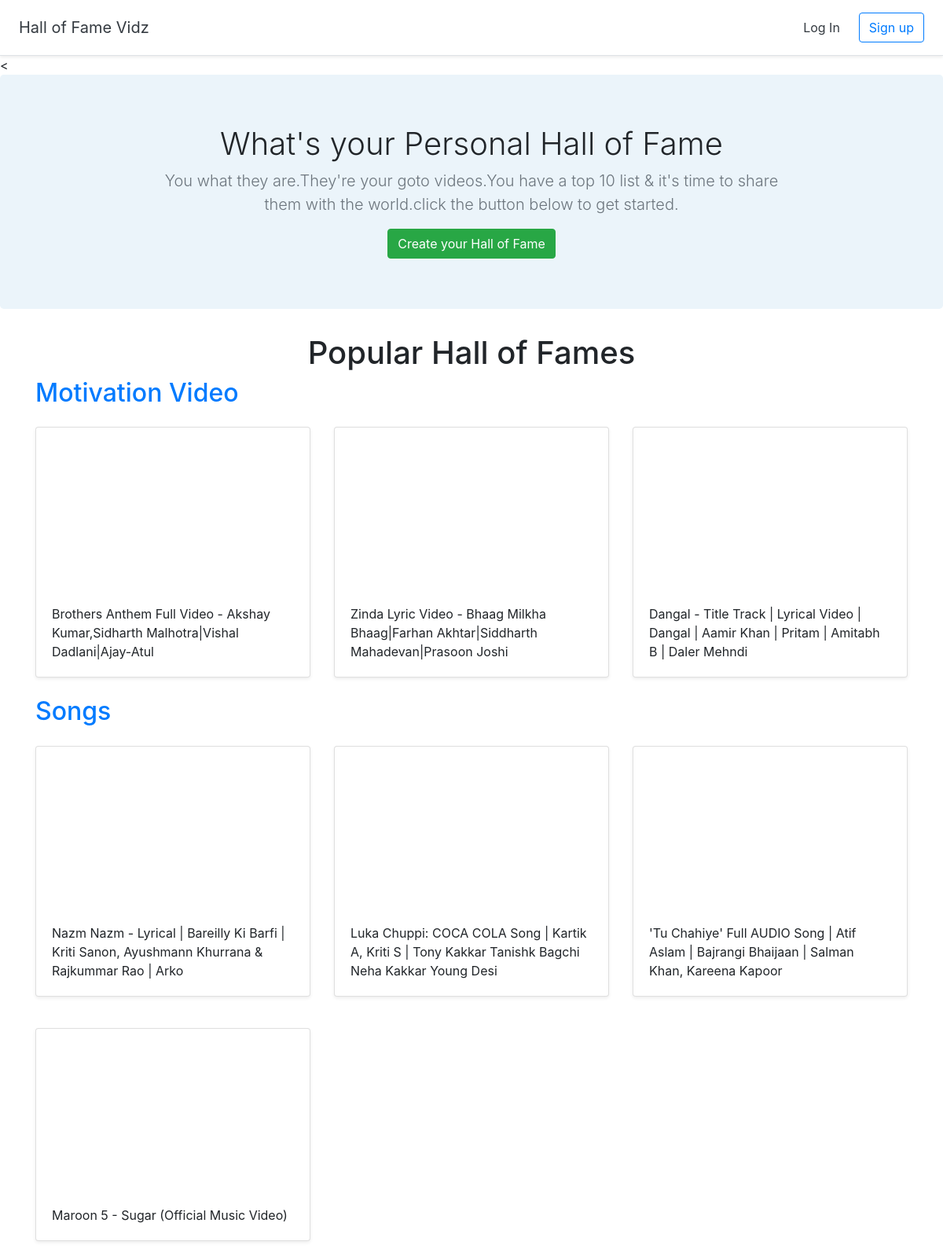
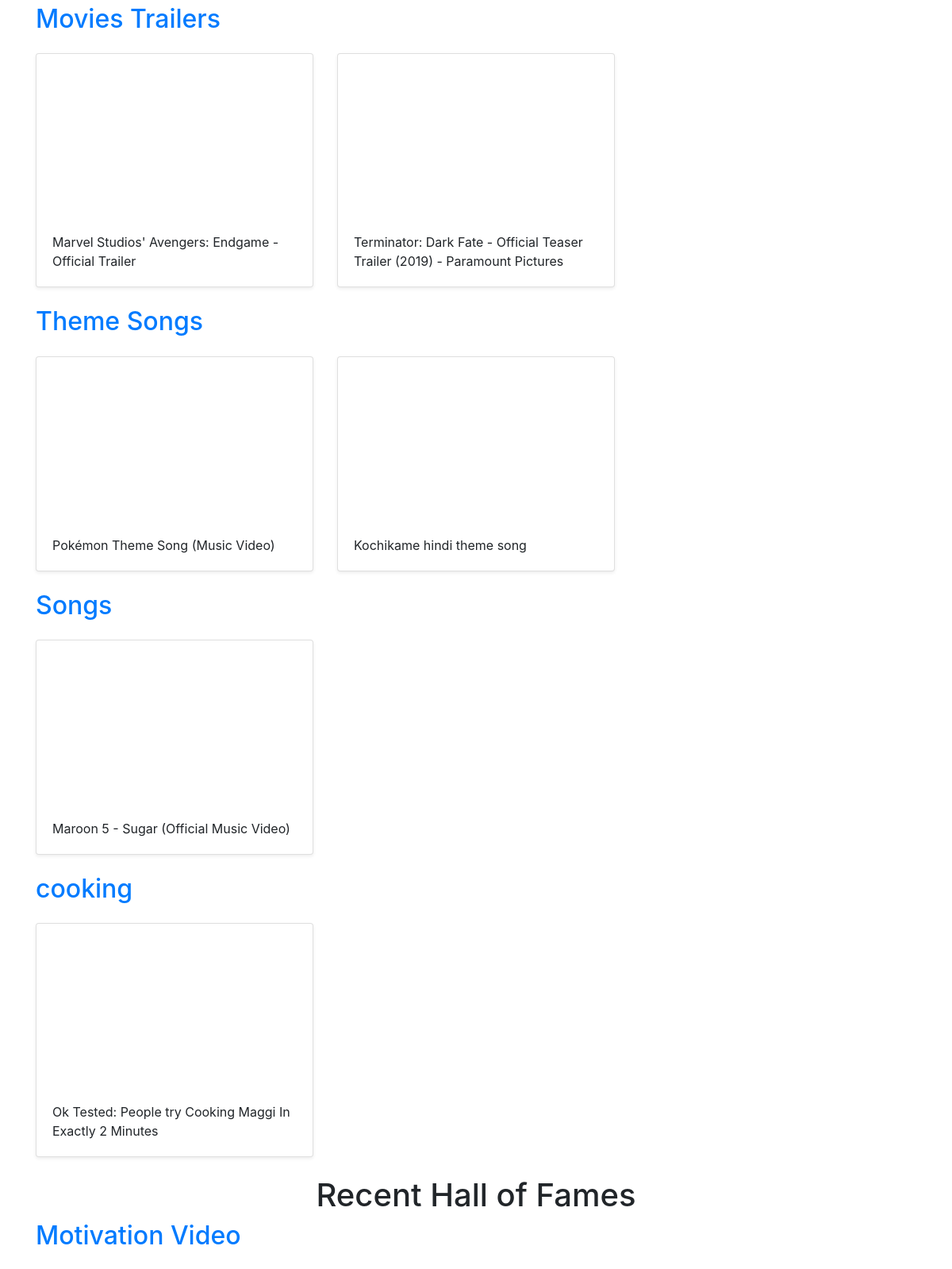
The page / (upper part) on the database its author committed (2 pictures, top to bottom).
### halls/models.py (models this page shows, shortened)
class Hall(models.Model):
    title = models.CharField(max_length=255)
    user = models.ForeignKey(User,on_delete=models.CASCADE)

class Video(models.Model):
    title = models.CharField(max_length=255)
    url = models.URLField()
    youtube_id = models.CharField(max_length=255)
    hall = models.ForeignKey(Hall, on_delete=models.CASCADE)

### halls/views.py (the view)
# urls.py: path('', views.home, name="home"),
def home(request):
    recent_halls = Hall.objects.all().order_by('id')[:3]
    popular_halls = Hall.objects.all()
    context = {
        'recent_halls': recent_halls,
        'popular_halls': popular_halls
    }
    return render(request, 'halls/home.html', context)

### halls/templates/halls/home.html (shortened to what this page needs)
{% extends 'halls/base.html' %}
{% block content %}
<section class="jumbotron text-center">
  <div class="container">
    <h1 class="jumbotron-heading">What's your Personal Hall of Fame</h1>
    <p class="lead text-muted">You what they are.They're your goto videos.You have a top 10 list & it's time to share them with the world.click the button below to get started.</p>
    <a href="{% url 'create_hall' %}" class="btn btn-success">Create your Hall of Fame</a>
  </div>
</section>
<div class="container">
  <h1 class="text-center">Popular Hall of Fames</h1>
  {% for hall in popular_halls %}
  <h2><a href="{% url 'detail_hall' hall.id %}">{{hall.title}}</a></h2>
  <div class="row">
    {% for video in hall.video_set.all %}
    <div class="col-md-4 mt-3">
      <div class="card mb-4 shadow-sm">
        <iframe
          width="100%"
          height="205"
          src="https://www.youtube.com/embed/{{video.youtube_id}}"
          frameborder="0"
          allow="accelerometer; autoplay; encrypted-media; gyroscope; picture-in-picture"
          allowfullscreen
        >
        </iframe>
        <div class="card-body"><p class="card-text">{{video.title}}</p></div>
      </div>
    </div>
    {% endfor %}
  </div>
  {% endfor %}
  <h1 class="text-center">Recent Hall of Fames</h1>
  {% for hall in recent_halls %}
  <h2><a href="{% url 'detail_hall' hall.id %}">{{hall.title}}</a></h2>
  <div class="row">
  </div>
  {% endfor %}
</div>
{% endblock %}

### halls/templates/halls/base.html (shortened to what this page needs)
<!DOCTYPE html>
<html lang="en">
  {% load static %}
  <head>
    <link
      rel="stylesheet"
      href="https://stackpath.bootstrapcdn.com/bootstrap/4.2.1/css/bootstrap.min.css"
    />
    <link href="{% static 'custom.css' %}" rel="stylesheet" />
  </head>
  <body>
    <div
      class="d-flex flex-column flex-md-row align-items-center p-3 px-md-4 bg-white border-bottom shadow-sm"
    >
      <h5 class="my-0 mr-md-auto font-weight-normal">
        <a href="{% url 'dashboard' %}" class="text-dark">Hall of Fame Vidz</a>
      </h5>
      <nav class="my-2 my-md-0 mr-md-3">
        {% if user.is_authenticated %}
        <a class="p-2 text-dark" href="{% url 'dashboard' %}">Dashboard</a>
        <a class="p-2 text-dark" href="{% url 'logout' %}">Log Out</a>
        {% else %}
        <a class="p-2 text-dark" href="{% url 'login' %}">Log In</a>
        {% endif %}
      </nav>
      {% if user.is_authenticated == False %}
      <a class="btn btn-outline-primary" href="{% url 'signup' %}">Sign up</a>
      {% endif %}
    </div>
<
    {% block content %} {% endblock %}
  </body>
</html>

### halls/static/custom.css (style rules this page uses)
.jumbotron { background-color: #EBF4FA; }
.jumbotron-heading { font-weight: 300; }
.jumbotron .container { max-width: 51rem; }

### rows shown on the page
Hall: title "Motivation Video"
Video: title "Brothers Anthem Full Video - Akshay Kumar,Sidharth Malhotra|Vishal Dadlani|Ajay-Atul"
Video: title "Zinda Lyric Video - Bhaag Milkha Bhaag|Farhan Akhtar|Siddharth Mahadevan|Prasoon Joshi"
Video: title "Dangal - Title Track | Lyrical Video | Dangal | Aamir Khan | Pritam | Amitabh B | Daler Mehndi"
Hall: title "Songs"
Video: title "Nazm Nazm - Lyrical | Bareilly Ki Barfi | Kriti Sanon, Ayushmann Khurrana & Rajkummar Rao | Arko"
Video: title "Luka Chuppi: COCA COLA Song | Kartik A, Kriti S | Tony Kakkar Tanishk Bagchi Neha Kakkar Young Desi"
Video: title "'Tu Chahiye' Full AUDIO Song | Atif Aslam | Bajrangi Bhaijaan | Salman Khan, Kareena Kapoor"
Video: title "Maroon 5 - Sugar (Official Music Video)"
Hall: title "Movies Trailers"
Video: title "Marvel Studios' Avengers: Endgame - Official Trailer"
Video: title "Terminator: Dark Fate - Official Teaser Trailer (2019) - Paramount Pictures"
Hall: title "Theme Songs"
Video: title "Pokémon Theme Song (Music Video)"
Video: title "Kochikame hindi theme song"
Hall: title "Songs"
Video: title "Maroon 5 - Sugar (Official Music Video)"
Hall: title "cooking"
Video: title "Ok Tested: People try Cooking Maggi In Exactly 2 Minutes"
